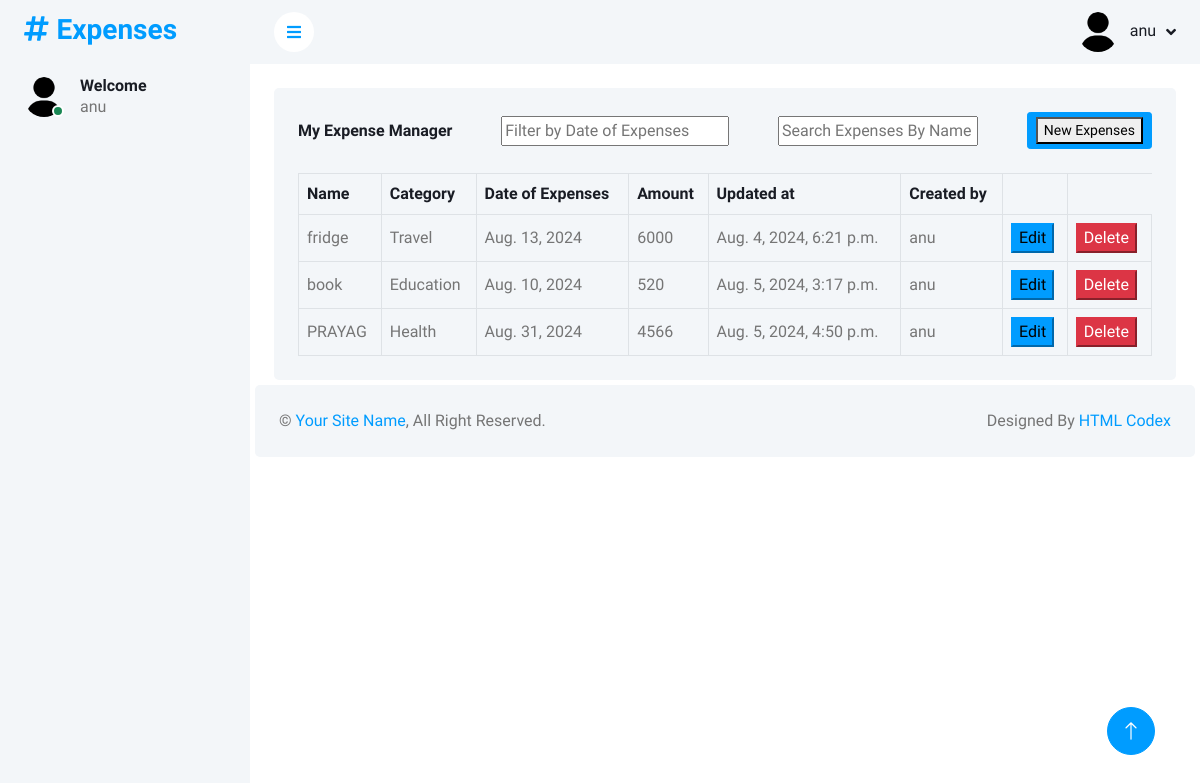
Screenshot of /home (signed in) with the database file from the repository.
### app/models.py (models this page shows, shortened)
class User(models.Model):
    name=models.CharField(max_length=25)
    email=models.EmailField()
    password=models.IntegerField()
    is_admin=models.BooleanField(default=False,null=True)

class Expenses(models.Model):
        CATEGORY_CHOICES = [
        ('Health', 'Health'),
        ('Electronics', 'Electronics'),
        ('Travel', 'Travel'),
        ('Education', 'Education'),
        ('Books', 'Books'),
        ('Others', 'Others'),
    ]
        name=models.CharField(max_length=140)
        date=models.DateField()
        category=models.CharField(max_length=25,choices=CATEGORY_CHOICES)
        description = models.TextField(blank=True)
        amount = models.PositiveIntegerField()
        created_by = models.ForeignKey(User, on_delete=models.CASCADE)
        created_at = models.DateTimeField(default=timezone.now)
        updated_at = models.DateTimeField(auto_now=True)

### app/views.py (the view)
# urls.py: path('home',views.home,name='home'),
def home(request):
    name=request.session.get('name')
    user=User.objects.get(id=request.session.get('id'))
    if user.is_admin:
        datas=Expenses.objects.all()
    else:
        datas=Expenses.objects.filter(created_by=user)
    context={
        'datas':datas,
        'user':user,
        'name':name
    }
    return render(request,'home.html',context)

### app/templates/home.html (shortened to what this page needs)
<!DOCTYPE html>
{% load static  %}
<html lang="en">
<head>
    <link href="https://cdnjs.cloudflare.com/ajax/libs/font-awesome/5.10.0/css/all.min.css" rel="stylesheet">
    <link href="https://cdn.jsdelivr.net/npm/bootstrap-icons@1.4.1/font/bootstrap-icons.css" rel="stylesheet">
    <link href="{% static 'lib/owlcarousel/assets/owl.carousel.min.css' %}" rel="stylesheet">
    <link href="{% static 'lib/tempusdominus/css/tempusdominus-bootstrap-4.min.css' %}" rel="stylesheet" />
    <link href="{% static 'css/bootstrap.min.css' %}" rel="stylesheet">
    <link href="{% static 'css/style.css' %}" rel="stylesheet">
</head>
<body>
    <div class="container-xxl position-relative bg-white d-flex p-0">
        <div class="sidebar pe-4 pb-3">
            <nav class="navbar bg-light navbar-light">
                <a href="index.html" class="navbar-brand mx-4 mb-3">
                    <h3 class="text-primary"><i class="fa fa-hashtag me-2"></i>Expenses</h3>
                </a>
                <div class="d-flex align-items-center ms-4 mb-4">
                    <div class="position-relative">
                        <img class="rounded-circle" src="{% static 'img/user.png' %}" alt="" style="width: 40px; height: 40px;">
                        <div class="bg-success rounded-circle border border-2 border-white position-absolute end-0 bottom-0 p-1"></div>
                    </div>
                    <div class="ms-3">
                        <h6 class="mb-0">Welcome </h6>
                        <span>{{name}}</span>
                    </div>
                </div>
                </div>
        </div>
        <div class="content">
            <nav class="navbar navbar-expand bg-light navbar-light sticky-top px-4 py-0">
                <a href="#" class="sidebar-toggler flex-shrink-0">
                    <i class="fa fa-bars"></i>
                </a>
                <div class="navbar-nav align-items-center ms-auto">
                    <div class="nav-item dropdown">
                        <a href="#" class="nav-link dropdown-toggle" data-bs-toggle="dropdown">
                            <img class="rounded-circle me-lg-2" src="{% static 'img/user.png' %}" alt="" style="width: 40px; height: 40px;">
                            <span class="d-none d-lg-inline-flex">{{name}}</span>
                        </a>
                    </div>
                </div>
            </nav>
            {% block admin %}
            <div class="container-fluid pt-4 px-4">
                <div class="bg-light text-center rounded p-4">
                    <div class="d-flex align-items-center justify-content-between mb-4">
                        <h6 class="mb-0">My Expense Manager</h6>
                        <div class="modal-search-header flex-c-m trans-04 js-hide-modal-search">
                            <div class="container-search-header">
                                <form action="{% url 'filter1' %}" method="get" class="wrap-search-header flex-w p-l-15">
                                    <input class="plh3" type="text" name="search1" placeholder="Filter by Date of Expenses">
                                </form>
                            </div>
                        </div>
                        <div class="modal-search-header flex-c-m trans-04 js-hide-modal-search">
                            <div class="container-search-header">
                                <form action="{% url 'search' %}" method="get" class="wrap-search-header flex-w p-l-15">
                                    <input style="width: 200px;" class="plh3" type="text" name="search" placeholder="Search Expenses By Name">
                                </form>
                            </div>
                        </div>
                        <a class="btn btn-sm btn-primary" href="{% url 'add_expenses' %}"><button>New Expenses</button></a>
                    </div>
                    <div class="table-responsive">
                        <table class="table text-start align-middle table-bordered table-hover mb-0">
                            <thead>
                                <tr class="text-dark">
                                    <th scope="col">Name</th>
                                    <th scope="col">Category</th>
                                    <th scope="col">Date of Expenses</th>
                                    <th scope="col">Amount</th>
                                    <th scope="col">Updated at</th>
                                    <th scope="col">Created by</th>
                                    <th scope="col"></th>
                                </tr>
                            </thead>
                            <tbody>
                                {% for i in  datas %}
                                <tr>
                                    <td>{{i.name}}</td>
                                    <td>{{i.category}}</td>
                                    <td>{{i.date}}</td>
                                    <td>{{i.amount}}</td>
                                    <td>{{i.updated_at}}</td>
                                    <td>{{i.created_by.name}}</td>
                                    {% if i.created_by.id == user.id %}
                                    <td><a href="{% url 'edit' i.id %}"><button class="btn-primary">Edit</button></a></td>
                                    <td>
                                        <form action="{% url 'delete_item' i.id %}" method="post" onsubmit="confirmDelete(event)">
                                            <button class="btn-danger" type="submit">Delete</button>
                                        </form>
                                    </td>
                                    {% endif %}
                                </tr>
                                {% endfor %}
                            </tbody>
                        </table>
                    </div>
                </div>
            </div>
            {% endblock %}
            <div style="padding: 5px;" class="col-12">
                <div class="bg-light rounded h-100 p-4">
                    <div class="row">
                        <div class="col-12 col-sm-6 text-center text-sm-start">
                            &copy; <a href="#">Your Site Name</a>, All Right Reserved.
                        </div>
                        <div class="col-12 col-sm-6 text-center text-sm-end">
                            Designed By <a href="https://htmlcodex.com">HTML Codex</a>
                        </div>
                    </div>
                </div>
            </div>
        </div>
        <a href="#" class="btn btn-lg btn-primary btn-lg-square back-to-top"><i class="bi bi-arrow-up"></i></a>
</body>
</html>

### app/static/css/style.css (style rules this page uses)
:root { --primary: #009CFF; --light: #F3F6F9; --dark: #191C24; }
.back-to-top { position: fixed; display: none; right: 45px; bottom: 45px; z-index: 99; }
.btn { transition: .5s; }
.btn.btn-primary { color: #FFFFFF; }
.btn-lg-square { width: 48px; height: 48px; }
.btn-square, .btn-sm-square, .btn-lg-square { padding: 0; display: inline-flex; align-items: center; justify-content: center; font-weight: normal; border-radius: 50px; }
.sidebar { position: fixed; top: 0; left: 0; bottom: 0; width: 250px; height: 100vh; overflow-y: auto; background: var(--light); transition: 0.5s; z-index: 999; }
.content { margin-left: 250px; min-height: 100vh; background: #FFFFFF; transition: 0.5s; }
@media (min-width: 992px) { .sidebar { margin-left: 0; } }
@media (min-width: 992px) { .content { width: calc(100% - 250px); } }
.content .navbar .navbar-nav .nav-link { margin-left: 25px; padding: 12px 0; color: var(--dark); outline: none; }
.content .navbar .sidebar-toggler, .content .navbar .navbar-nav .nav-link i { width: 40px; height: 40px; display: inline-flex; align-items: center; justify-content: center; background: #FFFFFF; border-radius: 40px; }
.content .navbar .dropdown-toggle::after { margin-left: 6px; vertical-align: middle; border: none; content: "\f107"; font-family: "Font Awesome 5 Free"; font-weight: 900; transition: .5s; }

### rows the page displays
User: name "anu"
Expenses: name "fridge", category "Travel", date "Aug. 13, 2024", amount "6000", updated_at "Aug. 4, 2024, 6:21 p.m.", created_by.name "anu", shows "Edit"
Expenses: name "book", category "Education", date "Aug. 10, 2024", amount "520", updated_at "Aug. 5, 2024, 3:17 p.m.", created_by.name "anu", shows "Edit"
Expenses: name "PRAYAG", category "Health", date "Aug. 31, 2024", amount "4566", updated_at "Aug. 5, 2024, 4:50 p.m.", created_by.name "anu", shows "Edit"
